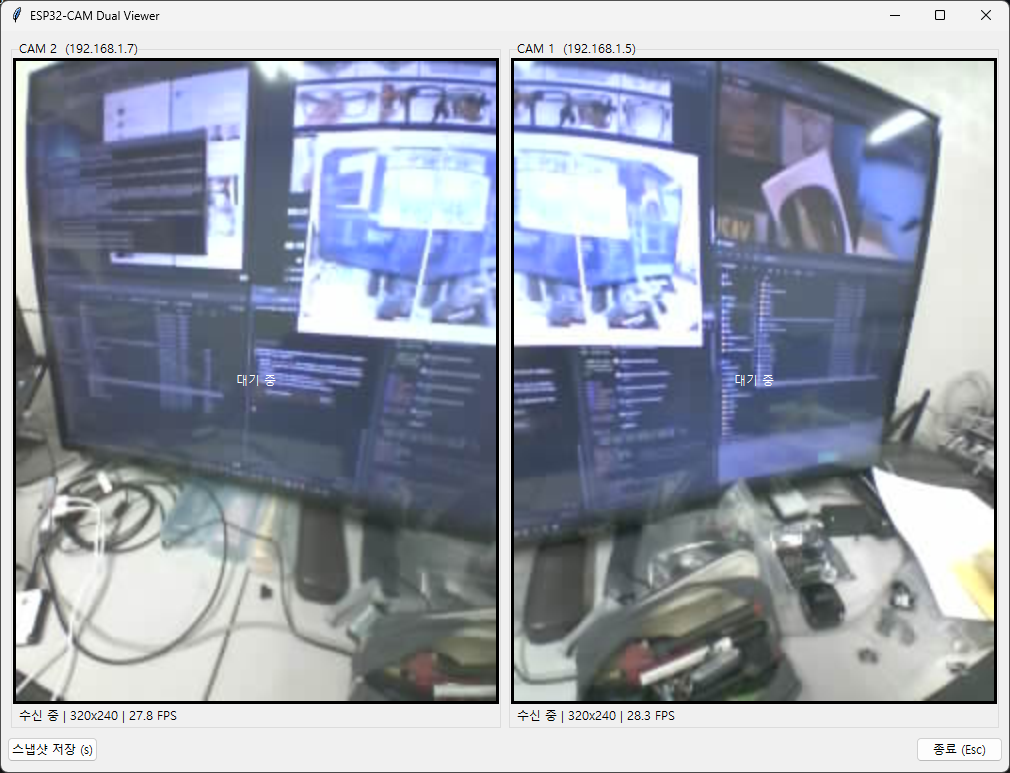

This chart was generated by the following Python code:
#!/usr/bin/env python3
"""
ESP32-CAM 2대 MJPEG 스트림을 하나의 Tkinter UI에 표시

설치:  pip install requests pillow
실행:  python esp32cam_dual_viewer.py

- 스트림 주소: http://<IP>:81/stream  (CameraWebServer 기본)
- 카메라마다 별도 스레드로 수신, 끊기면 자동 재연결
- 's' 키 또는 [스냅샷 저장] 버튼: 현재 프레임을 snapshots/ 폴더에 저장
"""

import io
import os
import threading
import time
import tkinter as tk
from datetime import datetime
from tkinter import ttk

import requests
from PIL import Image, ImageTk

# ------------------------------------------------------------------ 설정
CAMERAS = [
    # rotate: 시계 방향이 +, 반시계 방향이 - (단위: 도, 90 단위만 지원)
    {"name": "CAM 2", "host": "192.168.1.7", "rotate": -90},   # 왼쪽
    {"name": "CAM 1", "host": "192.168.1.5", "rotate": 90},    # 오른쪽
]
STREAM_PORT = 81
STREAM_PATH = "/stream"
DISPLAY_SIZE = (480, 640)      # 카메라당 표시 영역 (가로, 세로) - 90도 회전하면 세로가 길어짐
UI_REFRESH_MS = 30             # UI 갱신 주기
STALE_SEC = 3.0                # 이 시간 동안 프레임 없으면 '끊김' 표시
SNAPSHOT_DIR = "snapshots"
# ----------------------------------------------------------------------


def rotate_img(img, deg):
    """시계 방향 +deg 회전 (PIL의 rotate는 반시계가 +이므로 부호 반전)"""
    deg %= 360
    if deg == 0:
        return img
    return img.rotate(-deg, expand=True)


def fit_to_box(img, size):
    """비율을 유지한 채 size 안에 맞추고 나머지는 검은색으로 채움"""
    scale = min(size[0] / img.width, size[1] / img.height)
    new_w, new_h = max(1, int(img.width * scale)), max(1, int(img.height * scale))
    img = img.resize((new_w, new_h), Image.BILINEAR)
    canvas = Image.new("RGB", size, "black")
    canvas.paste(img, ((size[0] - new_w) // 2, (size[1] - new_h) // 2))
    return canvas


class CamWorker(threading.Thread):
    """MJPEG 스트림을 받아 최신 프레임(PIL.Image)만 보관하는 스레드"""

    def __init__(self, name, host):
        super().__init__(daemon=True)
        self.name = name
        self.url = f"http://{host}:{STREAM_PORT}{STREAM_PATH}"
        self._stop_evt = threading.Event()
        self._lock = threading.Lock()
        self._frame = None
        self._frame_time = 0.0
        self._fps = 0.0
        self.status = "연결 중..."

    # ---- 외부에서 호출
    def get_frame(self):
        with self._lock:
            return self._frame, self._frame_time, self._fps

    def stop(self):
        self._stop_evt.set()

    # ---- 스레드 본체
    def run(self):
        while not self._stop_evt.is_set():
            try:
                self.status = "연결 중..."
                with requests.get(self.url, stream=True, timeout=(3, 5)) as resp:
                    resp.raise_for_status()
                    self.status = "수신 중"
                    self._read_mjpeg(resp)
            except Exception as e:  # 네트워크 오류 등
                self.status = f"오류: {type(e).__name__}"
            # 재연결 전 잠깐 대기
            self._stop_evt.wait(1.5)

    def _read_mjpeg(self, resp):
        buf = b""
        t0, n = time.time(), 0
        for chunk in resp.iter_content(chunk_size=1024):
            if self._stop_evt.is_set():
                return
            if not chunk:
                continue
            buf += chunk
            while True:
                soi = buf.find(b"\xff\xd8")          # JPEG 시작
                if soi == -1:
                    buf = buf[-1:]
                    break
                eoi = buf.find(b"\xff\xd9", soi + 2)  # JPEG 끝
                if eoi == -1:
                    buf = buf[soi:]
                    break
                jpg, buf = buf[soi:eoi + 2], buf[eoi + 2:]
                try:
                    img = Image.open(io.BytesIO(jpg))
                    img.load()
                except Exception:
                    continue  # 깨진 프레임은 버림
                n += 1
                now = time.time()
                with self._lock:
                    self._frame = img
                    self._frame_time = now
                    if now - t0 >= 1.0:
                        self._fps = n / (now - t0)
                        t0, n = now, 0


class App:
    def __init__(self, root):
        self.root = root
        root.title("ESP32-CAM Dual Viewer")
        root.protocol("WM_DELETE_WINDOW", self.on_close)
        root.bind("<Key-s>", lambda e: self.save_snapshots())
        root.bind("<Escape>", lambda e: self.on_close())

        self.workers = [CamWorker(c["name"], c["host"]) for c in CAMERAS]
        self.labels, self.info_vars, self.photos = [], [], [None] * len(CAMERAS)

        frame = ttk.Frame(root, padding=6)
        frame.pack(fill="both", expand=True)

        for i, c in enumerate(CAMERAS):
            box = ttk.LabelFrame(frame, text=f"{c['name']}  ({c['host']})")
            box.grid(row=0, column=i, padx=4, pady=4)
            lbl = tk.Label(box, width=DISPLAY_SIZE[0], height=DISPLAY_SIZE[1],
                           bg="black", fg="white", text="대기 중",
                           compound="center")
            # Label의 width/height는 이미지가 없을 때 '문자 단위'이므로 픽셀 지정용 빈 이미지 사용
            blank = ImageTk.PhotoImage(Image.new("RGB", DISPLAY_SIZE, "black"))
            lbl.configure(image=blank, width=DISPLAY_SIZE[0], height=DISPLAY_SIZE[1])
            lbl.image = blank
            lbl.pack()
            var = tk.StringVar(value="-")
            ttk.Label(box, textvariable=var).pack(anchor="w", padx=4, pady=2)
            self.labels.append(lbl)
            self.info_vars.append(var)

        bar = ttk.Frame(frame)
        bar.grid(row=1, column=0, columnspan=len(CAMERAS), sticky="ew", pady=4)
        ttk.Button(bar, text="스냅샷 저장 (s)", command=self.save_snapshots).pack(side="left")
        ttk.Button(bar, text="종료 (Esc)", command=self.on_close).pack(side="right")

        for w in self.workers:
            w.start()
        self.update_ui()

    def update_ui(self):
        now = time.time()
        for i, w in enumerate(self.workers):
            img, ts, fps = w.get_frame()
            alive = img is not None and (now - ts) < STALE_SEC
            if alive:
                rot = rotate_img(img.convert("RGB"), CAMERAS[i].get("rotate", 0))
                disp = fit_to_box(rot, DISPLAY_SIZE)
                self.photos[i] = ImageTk.PhotoImage(disp)
                self.labels[i].configure(image=self.photos[i])
                self.labels[i].image = self.photos[i]
                self.info_vars[i].set(f"{w.status} | {img.size[0]}x{img.size[1]} | {fps:.1f} FPS")
            else:
                self.info_vars[i].set(f"끊김 - {w.status}")
        self.root.after(UI_REFRESH_MS, self.update_ui)

    def save_snapshots(self):
        os.makedirs(SNAPSHOT_DIR, exist_ok=True)
        stamp = datetime.now().strftime("%Y%m%d_%H%M%S")
        for c, w in zip(CAMERAS, self.workers):
            img, _, _ = w.get_frame()
            if img is not None:
                path = os.path.join(SNAPSHOT_DIR, f"{c['name'].replace(' ', '')}_{stamp}.jpg")
                rotate_img(img.convert("RGB"), c.get("rotate", 0)).save(path, quality=95)
                print("saved:", path)

    def on_close(self):
        for w in self.workers:
            w.stop()
        self.root.destroy()


if __name__ == "__main__":
    root = tk.Tk()
    App(root)
    root.mainloop()
